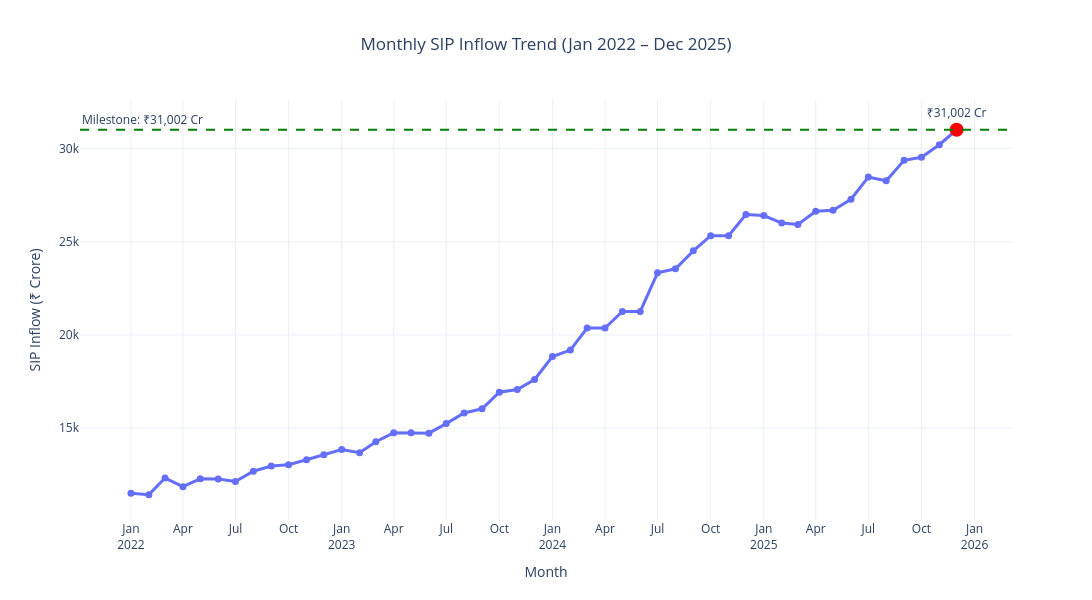

Notebook code cell kept with this figure:
### Code cell
sip_df["month"] = pd.to_datetime(sip_df["month"])

fig = px.line(
    sip_df,
    x="month",
    y="sip_inflow_crore",
    markers=True,
    title="Monthly SIP Inflow Trend (Jan 2022 – Dec 2025)",
    labels={
        "month": "Month",
        "sip_inflow_crore": "SIP Inflow (₹ Crore)"
    }
)

fig.update_traces(
    mode="lines+markers",
    line=dict(width=3),
    marker=dict(size=7),
    hovertemplate="<b>%{x|%b %Y}</b><br>SIP Inflow: ₹%{y:,} Cr<extra></extra>"
)

dec_2025 = sip_df[sip_df["month"] == "2025-12-01"]

if not dec_2025.empty:
    x = dec_2025["month"].iloc[0]
    y = dec_2025["sip_inflow_crore"].iloc[0]

    fig.add_scatter(
        x=[x],
        y=[y],
        mode="markers+text",
        marker=dict(size=14, color="red"),
        text=[f"₹{y:,} Cr"],
        textposition="top center",
        showlegend=False
    )

    fig.add_hline(
        y=y,
        line_dash="dash",
        line_color="green",
        annotation_text=f"Milestone: ₹{y:,} Cr",
        annotation_position="top left"
    )

fig.update_xaxes(
    dtick="M3",
    tickformat="%b\n%Y"
)

fig.update_layout(
    template="plotly_white",
    width=1200,
    height=600,
    hovermode="x unified",
    title_x=0.5,
    xaxis_title="Month",
    yaxis_title="SIP Inflow (₹ Crore)"
)

fig.show()

### Figure 1 — Plotly figure (JSON) as saved in the notebook; plotly's stock layout.template omitted (floating-point values rounded to 4 significant figures)
{"data": [{"hovertemplate": "<b>%{x|%b %Y}</b><br>SIP Inflow: ₹%{y:,} Cr<extra></extra>", "legendgroup": "", "line": {"color": "#636efa", "dash": "solid", "width": 3}, "marker": {"size": 7, "symbol": "circle"}, "mode": "lines+markers", "name": "", "orientation": "v", "showlegend": false, "type": "scatter", "x": ["2022-01-01T00:00:00.000000", "2022-02-01T00:00:00.000000", "2022-03-01T00:00:00.000000", "2022-04-01T00:00:00.000000", "2022-05-01T00:00:00.000000", "2022-06-01T00:00:00.000000", "2022-07-01T00:00:00.000000", "2022-08-01T00:00:00.000000", "2022-09-01T00:00:00.000000", "2022-10-01T00:00:00.000000", "2022-11-01T00:00:00.000000", "2022-12-01T00:00:00.000000", "2023-01-01T00:00:00.000000", "2023-02-01T00:00:00.000000", "2023-03-01T00:00:00.000000", "2023-04-01T00:00:00.000000", "2023-05-01T00:00:00.000000", "2023-06-01T00:00:00.000000", "2023-07-01T00:00:00.000000", "2023-08-01T00:00:00.000000", "2023-09-01T00:00:00.000000", "2023-10-01T00:00:00.000000", "2023-11-01T00:00:00.000000", "2023-12-01T00:00:00.000000", "2024-01-01T00:00:00.000000", "2024-02-01T00:00:00.000000", "2024-03-01T00:00:00.000000", "2024-04-01T00:00:00.000000", "2024-05-01T00:00:00.000000", "2024-06-01T00:00:00.000000", "2024-07-01T00:00:00.000000", "2024-08-01T00:00:00.000000", "2024-09-01T00:00:00.000000", "2024-10-01T00:00:00.000000", "2024-11-01T00:00:00.000000", "2024-12-01T00:00:00.000000", "2025-01-01T00:00:00.000000", "2025-02-01T00:00:00.000000", "2025-03-01T00:00:00.000000", "2025-04-01T00:00:00.000000", "2025-05-01T00:00:00.000000", "2025-06-01T00:00:00.000000", "2025-07-01T00:00:00.000000", "2025-08-01T00:00:00.000000", "2025-09-01T00:00:00.000000", "2025-10-01T00:00:00.000000", "2025-11-01T00:00:00.000000", "2025-12-01T00:00:00.000000"], "xaxis": "x", "y": [11517, 11438, 12328, 11863, 12286, 12276, 12140, 12694, 12976, 13040, 13306, 13573, 13856, 13687, 14276, 14749, 14749, 14734, 15245, 15814, 16042, 16928, 17073, 17610, 18838, 19187, 20371, 20371, 21262, 21262, 23332, 23547, 24509, 25323, 25320, 26459, 26400, 25999, 25926, 26632, 26688, 27274, 28464, 28265, 29361, 29529, 30200, 31002], "yaxis": "y"}, {"marker": {"color": "red", "size": 14}, "mode": "markers+text", "showlegend": false, "text": ["₹31,002 Cr"], "textposition": "top center", "type": "scatter", "x": ["2025-12-01T00:00:00"], "y": [31002]}], "layout": {"annotations": [{"showarrow": false, "text": "Milestone: ₹31,002 Cr", "x": 0, "xanchor": "left", "xref": "x domain", "y": 31002, "yanchor": "bottom", "yref": "y"}], "height": 600, "hovermode": "x unified", "legend": {"tracegroupgap": 0}, "shapes": [{"line": {"color": "green", "dash": "dash"}, "type": "line", "x0": 0, "x1": 1, "xref": "x domain", "y0": 31002, "y1": 31002, "yref": "y"}], "title": {"text": "Monthly SIP Inflow Trend (Jan 2022 – Dec 2025)", "x": 0.5}, "width": 1200, "xaxis": {"anchor": "y", "domain": [0, 1], "dtick": "M3", "tickformat": "%b\n%Y", "title": {"text": "Month"}}, "yaxis": {"anchor": "x", "domain": [0, 1], "title": {"text": "SIP Inflow (₹ Crore)"}}}}
